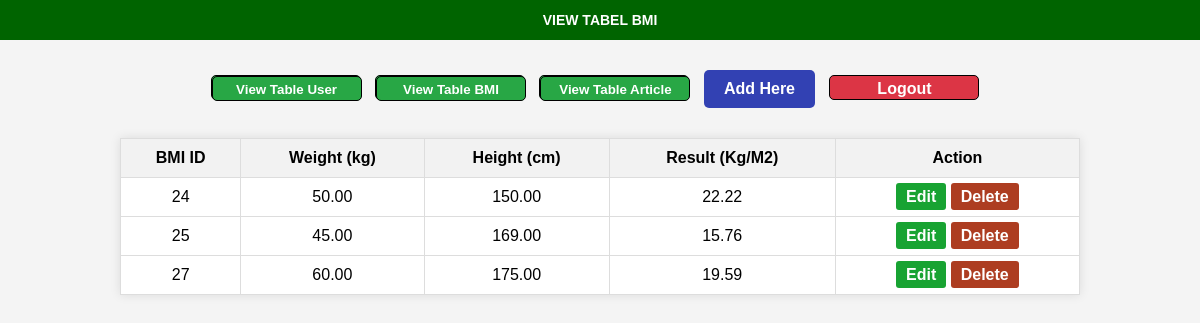
The page /admin/bmicrud.php on the database as committed earlier.
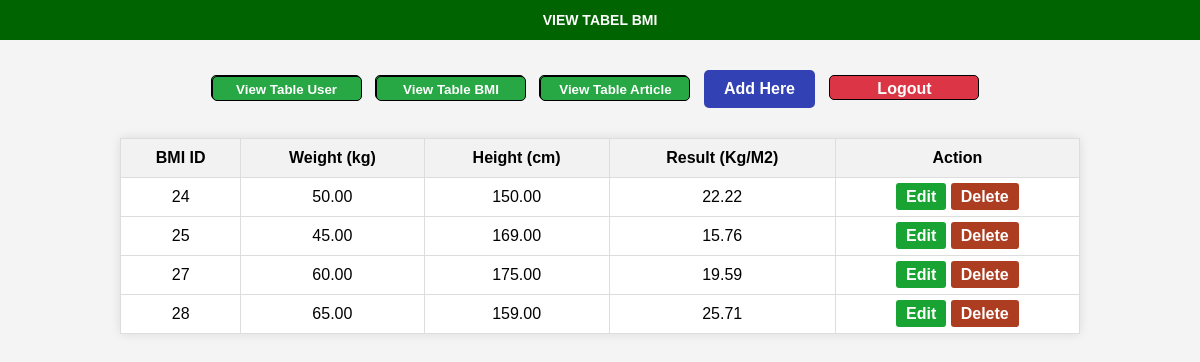
The same page on the database as committed later.
### tables this page shows
CREATE TABLE `bmi` (
  `bmi_ID` int(11) NOT NULL,
  `weight` decimal(5,2) NOT NULL,
  `height` decimal(5,2) NOT NULL,
  `result` decimal(5,2) DEFAULT NULL,
  `user_ID` int(11) NOT NULL
);

### admin/bmicrud.php (the view, shortened to what this page needs)
<?php
include ("../koneksi.php");
$query = "SELECT * FROM bmi";
$sql = mysqli_query($conn, $query);
?>
<!DOCTYPE html>
<html lang="en">
<head>
</head>
<body>
    <header class="header">VIEW TABEL BMI</header>
    <div class="button-container">
        <a class="page" href="index.php"><button>View Table User</button></a>
        <a class="page" href="bmicrud.php"><button>View Table BMI</button></a>
        <a class="page" href="articleindex.php"><button>View Table Article</button></a>
        <a href="bmiedit.php" class="create-btn">Add Here</a>
        <a href="../index.php" class="logout-btn">Logout</a>
    </div>
    <table>
        <tr>
            <th>BMI ID</th>
            <th>Weight (kg)</th>
            <th>Height (cm)</th>
            <th>Result (Kg/M2)</th>
            <th>Action</th>
        </tr>
        <?php
            while ($hasil = mysqli_fetch_assoc($sql)) {
        ?>
        <tr>
            <td><?php echo $hasil['bmi_ID']?></td>
            <td><?php echo $hasil['weight']?></td>
            <td><?php echo $hasil['height']?></td>
            <td><?php echo $hasil['result']?></td>
            <td>
                <a href="bmiedit.php?ubah=<?php echo $hasil['bmi_ID']?>" class="action-btn edit">Edit</a>
                <a href="bmiproses.php?delete=<?php echo $hasil['bmi_ID']?>" class="action-btn delete" onclick="return confirm('Are you sure?')">Delete</a>
            </td>
        </tr>
        <?php
            }
        ?>
    </table>
</body>
</html>

Rows that differ between the two databases and show on the page:
added bmi: bmi_ID "28", weight "65.00", height "159.00", result "25.71"
